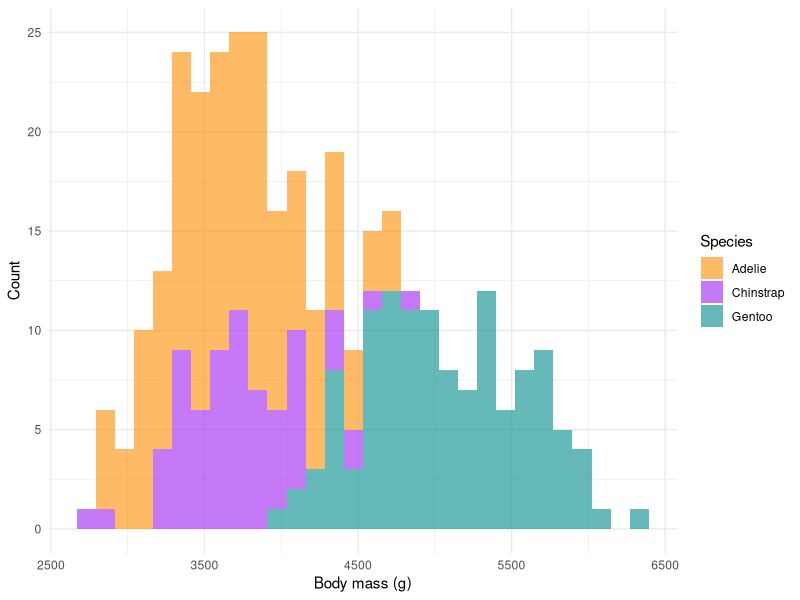

Recreate this plot in R.
## ---- chunk 1
library(tidyverse)
## ---- chunk 2
ggplot(penguins, aes(x = body_mass, fill = species)) +
  geom_histogram(alpha = 0.6) +
  scale_fill_manual(values = c("darkorange", "purple", "cyan4")) +
  theme_minimal() +
  labs(
    x = "Body mass (g)",
    y = "Count",
    fill = "Species"
  )
## ---- chunk 3
penguins |>
  filter(!(is.na(sex))) |>
  summarize(
    bill_length = mean(bill_len, na.rm = TRUE),
    bill_depth = mean(bill_dep, na.rm = TRUE),
    flipper_length = mean(flipper_len, na.rm = TRUE),
    body_mass = mean(body_mass, na.rm = TRUE),
    .by = c(species, sex)
  )
